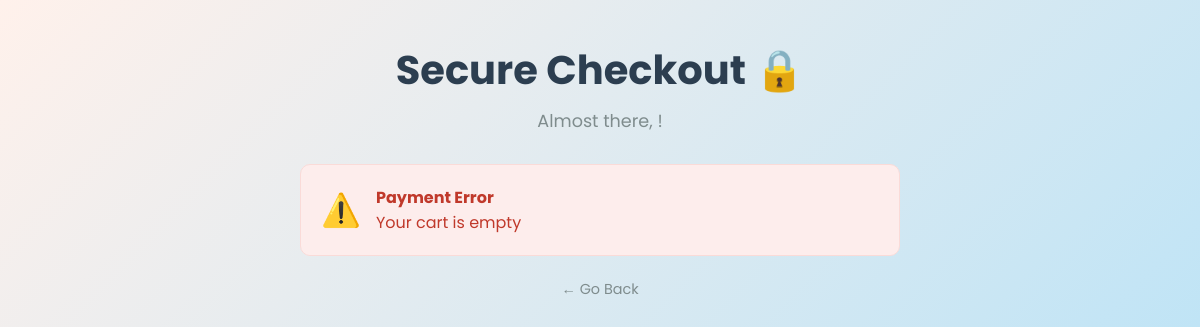
The page /checkout/gamana on the database as committed earlier.
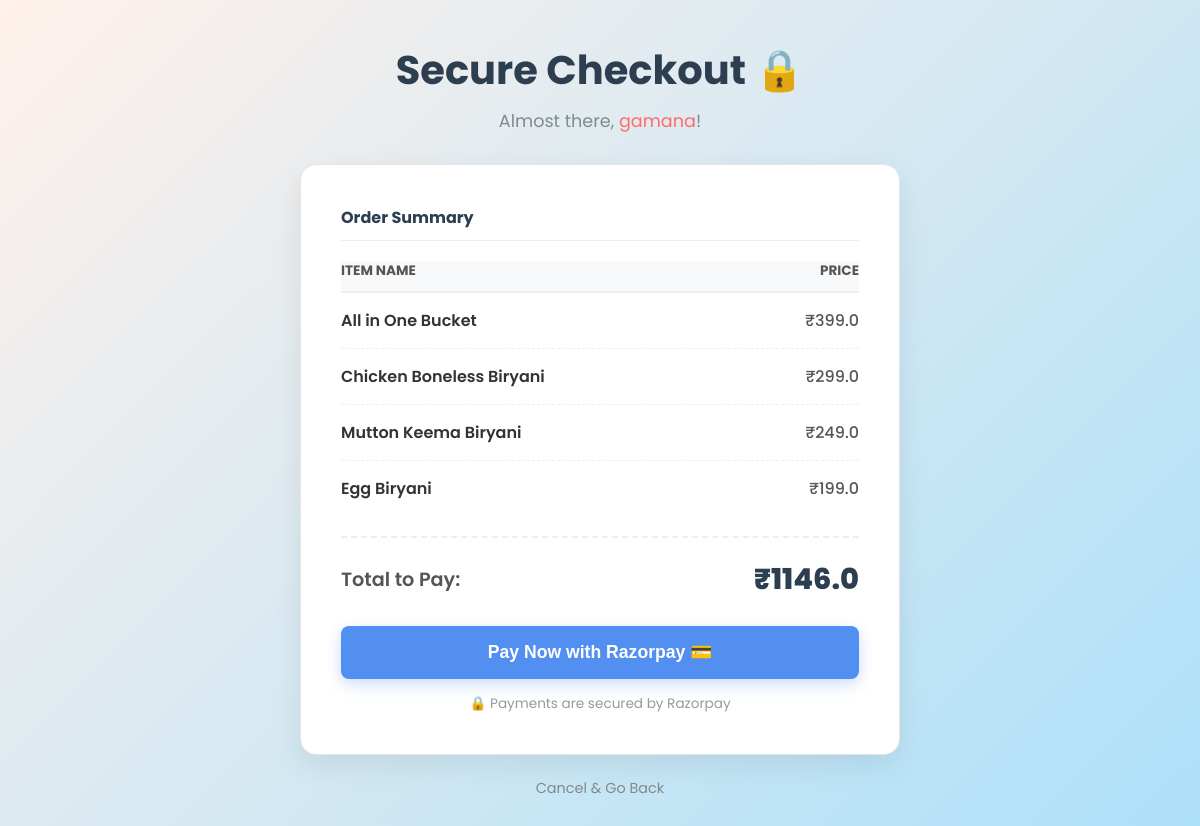
The same page on the database as committed later.
### delivery/models.py (models this page shows)
class customers(models.Model):
    username = models.CharField( max_length=10)
    password = models.CharField( max_length=15)
    email = models.CharField( max_length=20)
    mobile = models.CharField( max_length=10)
    address = models.CharField( max_length=50)

class Item(models.Model):
    restaurant = models.ForeignKey(Restaurant, on_delete = models.CASCADE, related_name = "items")
    name = models.CharField(max_length = 20)
    description = models.CharField(max_length = 200)
    price = models.FloatField()
    vegeterian = models.BooleanField(default=False)
    picture = models.URLField(max_length = 400, default='https://www.indiafilings.com/learn/wp-content/uploads/2024/08/How-to-Start-Food-Business.jpg')

### delivery/views.py (the view)
# urls.py: path('checkout/<str:username>', views.checkout, name = "checkout"),
def checkout(request,username):
    customer = get_object_or_404(customers, username = username)
    cart = Cart.objects.filter(customers = customer).first()
    cart_items = cart.items.all() if cart else []
    total_price = cart.total_price() if cart else 0
    if total_price == 0:
        return render(request, 'checkout.html', {
            'error' : 'Your cart is empty',
        })
    client = razorpay.Client(auth=(settings.RAZORPAY_KEY_ID, settings.RAZORPAY_KEY_SECRET))
    order_data = {
        'amount': int(total_price * 100),  # Amount in paisa
        'currency': 'INR',
        'payment_capture': '1',  # Automatically capture payment
    }
    order = client.order.create(data=order_data)
    return render(request, 'checkout.html', {
        'username': username,
        'cart_items': cart_items,
        'total_price': total_price,
        'razorpay_key_id': settings.RAZORPAY_KEY_ID,
        'order_id': order['id'],  # Razorpay order ID
        'amount': total_price,
    })

### delivery/models.py (called while the page is built)
    def total_price(self):
        return sum(item.price for item in self.items.all())

### delivery/Templates/checkout.html (shortened to what this page needs)
<!DOCTYPE html>
<html lang="en">
<head>
    {% load static %}
    <link rel="stylesheet" href="{% static 'styles.css' %}">
</head>
<body class="admin-page">
    <div class="container">
        <header class="page-header" style="text-align: center; margin-bottom: 30px;">
            <h3>Secure Checkout 🔒</h3>
            <p class="subtitle">Almost there, <span class="highlight">{{ username }}</span>!</p>
        </header>
        {% if error %}
            <div class="error-box">
                <div style="font-size: 2rem;">⚠️</div>
                <div>
                    <strong>Payment Error</strong><br>
                    {{ error }}
                </div>
            </div>
            <div style="text-align: center; margin-top: 20px;">
                <a href="javascript:history.back()" class="back-link">← Go Back</a>
            </div>
        {% else %}
            <div class="checkout-card">
                <h4 style="color: #2c3e50; margin-bottom: 20px; border-bottom: 1px solid #eee; padding-bottom: 10px;">
                    Order Summary
                </h4>
                <table class="receipt-table">
                    <thead>
                        <tr>
                            <th style="background-color: #f8f9fa; color: #555;">Item Name</th>
                            <th style="background-color: #f8f9fa; color: #555; text-align: right;">Price</th>
                        </tr>
                    </thead>
                    <tbody>
                        {% for item in cart_items %}
                        <tr>
                            <td style="font-weight: 600; color: #333;">{{ item.name }}</td>
                            <td style="text-align: right; color: #555;">₹{{ item.price }}</td>
                        </tr>
                        {% endfor %}
                    </tbody>
                </table>
                <div class="checkout-total">
                    <span>Total to Pay:</span>
                    <span class="highlight-price">₹{{ total_price }}</span>
                </div>
                <button id="rzp-button" class="btn-razorpay">
                    Pay Now with Razorpay 💳
                </button>
                <p style="text-align: center; font-size: 0.85rem; color: #999; margin-top: 15px;">
                    🔒 Payments are secured by Razorpay
                </p>
            </div>
            <div style="text-align: center; margin-top: 20px;">
                <a href="javascript:history.back()" class="back-link">Cancel & Go Back</a>
            </div>
        {% endif %}
    </div>
</body>
</html>

### delivery/static/styles.css (style rules this page uses)
* { box-sizing: border-box; margin: 0; padding: 0; }
body { font-family: 'Poppins', sans-serif; background: linear-gradient(135deg, #fff1eb 0%, #ace0f9 100%); background-color: #fff1eb; min-height: 100vh; margin: 0; padding: 0; color: #333; }
a { text-decoration: none; }
.container { max-width: 1200px; margin: 0 auto; padding: 40px 20px; }
.page-header { text-align: center; margin-bottom: 50px; }
.page-header h3 { font-size: 2.5rem; color: #2c3e50; font-weight: 700; margin-bottom: 0.5rem; }
.highlight { color: #ff6b6b; }
.subtitle { font-size: 1.1rem; color: #7f8c8d; }
.admin-page { background-color: #f4f6f8; min-height: 100vh; }
.back-link { color: #7f8c8d; text-decoration: none; font-size: 0.9rem; }
.checkout-card { background: white; max-width: 600px; margin: 0 auto; padding: 40px; border-radius: 16px; box-shadow: 0 10px 30px rgba(0,0,0,0.08); border: 1px solid #e1e4e8; }
.checkout-total { display: flex; justify-content: space-between; align-items: center; margin-top: 20px; padding-top: 20px; border-top: 2px dashed #eee; font-size: 1.2rem; font-weight: 600; color: #555; }
.highlight-price { font-size: 1.8rem; color: #2c3e50; font-weight: 800; }
.btn-razorpay { width: 100%; margin-top: 25px; padding: 16px; font-size: 1.1rem; font-weight: 600; color: white; background-color: #528FF0; border: none; border-radius: 8px; cursor: pointer; box-shadow: 0 5px 15px rgba(82, 143, 240, 0.3); transition: transform 0.2s, box-shadow 0.2s; }
.receipt-table { width: 100%; border-collapse: collapse; margin-bottom: 20px; }
.receipt-table thead th { text-align: left; color: #7f8c8d; font-size: 0.85rem; text-transform: uppercase; padding-bottom: 10px; border-bottom: 2px solid #f0f0f0; }
.receipt-table thead th:last-child { text-align: right; }
.receipt-table tbody tr { background-color: white !important; border-bottom: 1px dashed #eee; }
.receipt-table td { padding: 15px 0; color: #333; font-weight: 500; }
.receipt-table td:last-child { text-align: right; color: #555; }
.receipt-table tbody tr:last-child { border-bottom: none; }

Rows that differ between the two databases and show on the page:
now on this page (row unchanged): customers: username "gamana"
now on this page (row unchanged): Item: name "All in One Bucket", price "399.0"
added Item: name "Chicken Boneless Biryani", price "299.0"
added Item: name "Mutton Keema Biryani", price "249.0"
added Item: name "Egg Biryani", price "199.0"
Other text that changed with them:
{{ total_price }}: (not shown) → "1146.0"
{{ error }}: "Your cart is empty" → (not shown)
text no longer shown: "⚠️ Payment Error ← Go Back"
text now shown: "Order Summary ITEM NAME PRICE Total to Pay: ₹ Pay Now with Razorpay 💳 🔒 Payments are secured by Razorpay Cancel & Go Back"
